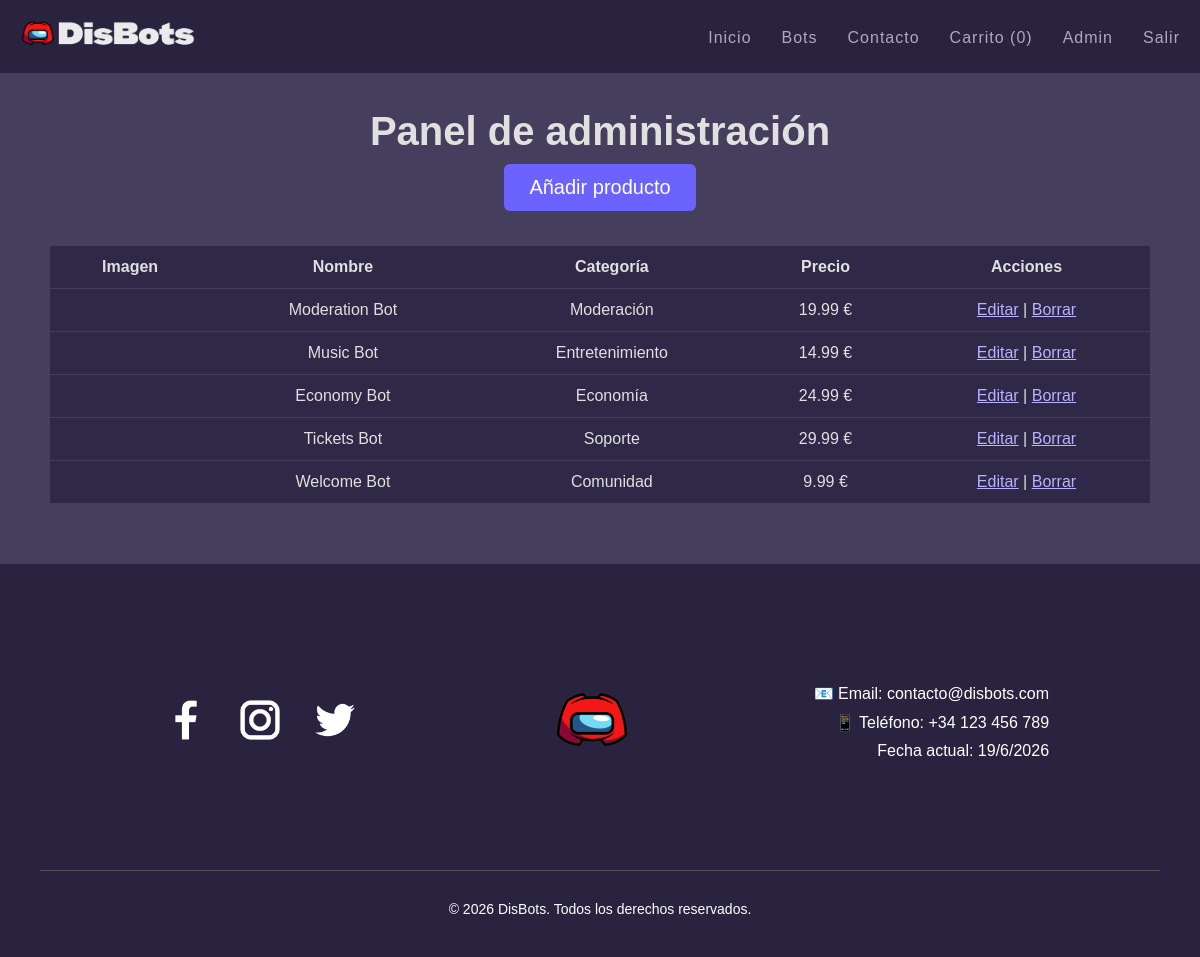
The app's page /admin/productos_admin.php (signed in) with its own data.
### tables this page shows
CREATE TABLE productos (
    id INT AUTO_INCREMENT PRIMARY KEY,
    nombre VARCHAR(120) NOT NULL,
    descripcion TEXT NOT NULL,
    categoria VARCHAR(80) NOT NULL,
    precio DECIMAL(8,2) NOT NULL,
    imagen VARCHAR(255) DEFAULT NULL,
    fecha_creacion TIMESTAMP DEFAULT CURRENT_TIMESTAMP
);

### includes/funciones.php (called while the page is built, shortened)
<?php
function limpiar($dato) {
    return htmlspecialchars(trim($dato), ENT_QUOTES, 'UTF-8');
}
?>

### admin/productos_admin.php (the view, shortened to what this page needs)
<?php
require_once '../header.php';
require_once '../config/db.php';
$resultado = mysqli_query($conexion, 'SELECT * FROM productos ORDER BY fecha_creacion DESC');
?>
<main class="contenedor">
    <h1>Panel de administración</h1>
    <a class="btn" href="producto_form.php">Añadir producto</a>
    <table class="tabla">
        <thead><tr><th>Imagen</th><th>Nombre</th><th>Categoría</th><th>Precio</th><th>Acciones</th></tr></thead>
        <tbody>
        <?php while($p = mysqli_fetch_assoc($resultado)): ?>
            <tr>
                <td><?php if($p['imagen']): ?><img class="miniatura" src="../uploads/<?= limpiar($p['imagen']) ?>" alt=""><?php endif; ?></td>
                <td><?= limpiar($p['nombre']) ?></td>
                <td><?= limpiar($p['categoria']) ?></td>
                <td><?= number_format($p['precio'], 2) ?> €</td>
                <td>
                    <a href="producto_form.php?id=<?= $p['id'] ?>">Editar</a> |
                    <a href="producto_borrar.php?id=<?= $p['id'] ?>" onclick="return confirm('¿Seguro que quieres borrar este producto?')">Borrar</a>
                </td>
            </tr>
        <?php endwhile; ?>
        </tbody>
    </table>
</main>
<?php require_once '../footer.php'; ?>

### estilos/estilo.css (style rules this page uses)
* { margin: 0; padding: 0; box-sizing: border-box; }
body { background-color: #453e5c; color: #e0e0e0; font-family: arial; font-size: 20px; text-align: center; }
.btn { background:#6c63ff; color:white; padding:12px 25px; border-radius:6px; text-decoration:none; margin:10px; display:inline-block; transition:0.3s; }
.contenedor { width: min(1100px, 92%); margin: 0 auto; }
.tabla { width:100%; border-collapse:collapse; margin-top:25px; background:#2f2846; font-size:16px; }
.tabla th, .tabla td { padding:12px; border-bottom:1px solid #453e5c; }
.tabla a { color:#b8b2ff; }

### records on screen
productos: nombre "Moderation Bot", categoria "Moderación", precio "19.99"
productos: nombre "Music Bot", categoria "Entretenimiento", precio "14.99"
productos: nombre "Economy Bot", categoria "Economía", precio "24.99"
productos: nombre "Tickets Bot", categoria "Soporte", precio "29.99"
productos: nombre "Welcome Bot", categoria "Comunidad", precio "9.99"

### other values on screen
$carrito_count "0"
